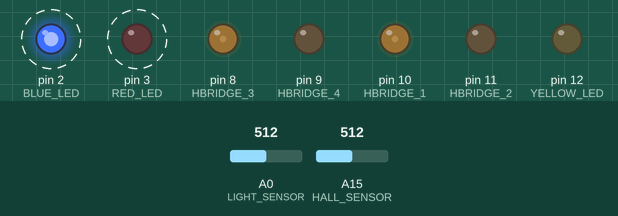
Simulated run of this sketch. Board: Arduino Mega 2560, built with avr-gcc and run on an emulated ATmega2560. On the bench: output pins drawn as LEDs (lit = HIGH). Dashed ring = blinking. The test bench sets the inputs (shaded band); at power-on: A15 (HALL_SENSOR) = 512, A0 (LIGHT_SENSOR) = 512. What the sketch prints to the serial monitor is not drawn.

Above: at 1.5 s.
1.6 s: A15 (HALL_SENSOR) set to 215
4.6 s: A15 (HALL_SENSOR) set to 191
At 4.87 s:
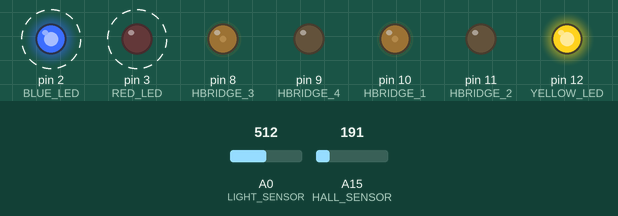
7.6 s: A15 (HALL_SENSOR) set to 210
At 8.21 s:
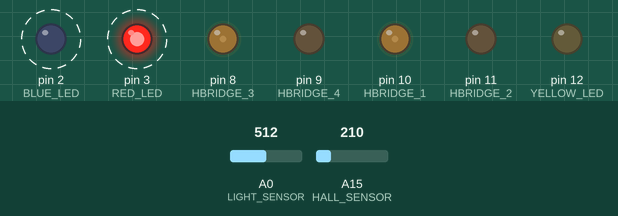
10.6 s: A15 (HALL_SENSOR) set to 190
At 11.21 s:
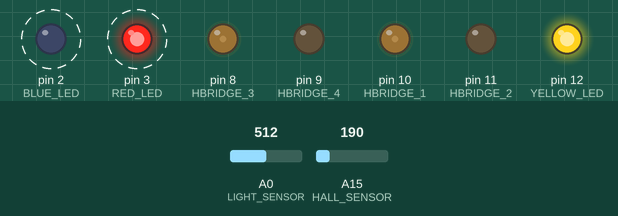
Timing chart, 0 to 14.6 s (numbered marks = the images above; inputs shaded):
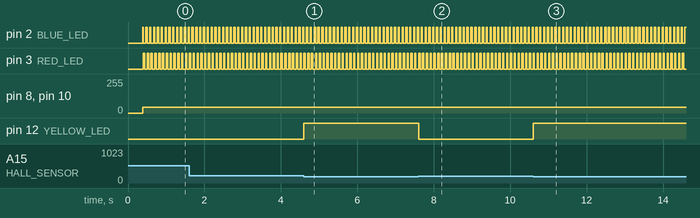

Measured:
- the behaviour switches between 200 and 199 on A15 (HALL_SENSOR) (found by bisection; images 0 and 1)
- after the input at 4.6 s, pin 12 (YELLOW_LED): LOW → HIGH at once
- after the input at 7.6 s, pin 12 (YELLOW_LED): HIGH → LOW at once
- after the input at 10.6 s, pin 12 (YELLOW_LED): LOW → HIGH at once
- by itself, pin 2 (BLUE_LED), pin 3 (RED_LED): alternates HIGH for 0.03 s and LOW for 0.07 s

The sketch:

Hall_sesnor_test.ino
```cpp
int speedOutput = 64;

const int HBRIDGE_1 = 10;
const int HBRIDGE_2 = 11;
const int HBRIDGE_3 = 8;
const int HBRIDGE_4 = 9;

const int BLUE_LED = 2;
const int RED_LED = 3;
const int YELLOW_LED = 12;
const int LIGHT_SENSOR = A0;
const int HALL_SENSOR = A15;

// Colors!
const int RED = 1;
const int BLUE = 2;
const int YELLOW = 3;
const int BLACK = 4;

void setup() {
  speedOutput = 0;
  // put your setup code here, to run once:
  pinMode(HBRIDGE_1, OUTPUT);
  pinMode(HBRIDGE_2, OUTPUT);
  pinMode(HBRIDGE_3, OUTPUT);
  pinMode(HBRIDGE_4, OUTPUT);
  pinMode(BLUE_LED, OUTPUT);
  pinMode(RED_LED, OUTPUT);
  pinMode(YELLOW_LED, OUTPUT);
  pinMode(HALL_SENSOR, INPUT); //Analog

  Serial.begin(9600);
  Serial.setTimeout(25);
  for(int i = 0; i < 5; i++)  Serial.println("CHANGE NEWLINE TO NO LINE ENDING IN DROP-DOWN MENU AT BOTTOM OF WINDOW");
  Serial.println("Enter number between -255 and 255 in input box above to set motor speed");
}

const int STOP_AT_BLUE_LINE = 1; // Design Phase 3A, bulletpoint 2
const int ARC_LEFT_TURN = 2; // Design Phase 3A, bulletpoint 4
const int DIFF_COLOR = 3; //design Phase 3A, bulletpoint 5
int state = STOP_AT_BLUE_LINE;
int magfield = 0;
void loop() {
  /*
  if (Serial.available() > 0) {
    String str = Serial.readString();
    speedOutput = str.toInt();
    if (speedOutput > 255) speedOutput = 255;
    if (speedOutput < -255) speedOutput = -255;

    String msg = "New Speed: ";
    Serial.println(msg + speedOutput);
  }
  */
  int detected_color = light_sensor_loop();
  Serial.println(detected_color);

  magfield = analogRead(HALL_SENSOR);

  if (magfield < 200) {
    digitalWrite(YELLOW_LED, HIGH);
  }else {
    digitalWrite(YELLOW_LED, LOW);
  }

  if (state == STOP_AT_BLUE_LINE) {
    // Drive straight until you hit blue
    Serial.println(detected_color);
    if (detected_color != BLUE){
      drive_loop(45, 45);
    }
    else {
      drive_loop(0, 0);
    }
  }

  if (state == ARC_LEFT_TURN) {
    if (detected_color == BLUE) {
      drive_loop(0, 45); // turn left
    }
    else {
      drive_loop(35, 35);
    }
  }

  if (state == DIFF_COLOR) {
    if (detected_color == BLUE) {
      drive_loop(0,45);
    }else if (detected_color == RED) {
      drive_loop(45,0);
    }else if (detected_color == YELLOW){
      drive_loop(0,0);
    } else {
      drive_loop(45,45);
    }
  }
}

void drive_loop(int leftOutput, int rightOutput){
  if (leftOutput >= 0) {
    // Left Wheel
    digitalWrite(HBRIDGE_2, LOW);
    analogWrite(HBRIDGE_1, leftOutput);
  }
  else {
    // Left Wheel
    digitalWrite(HBRIDGE_1, LOW);
    analogWrite(HBRIDGE_2, abs(leftOutput));
  }

  if (rightOutput >= 0) {
    // Right Wheel
    digitalWrite(HBRIDGE_4, LOW);
    analogWrite(HBRIDGE_3, rightOutput);
  }
  else {
    // Right Wheel
    digitalWrite(HBRIDGE_3, LOW);
    analogWrite(HBRIDGE_4, abs(rightOutput));
  }
}

int last_red_value = 0;
int last_blue_value = 0;

int light_sensor_loop(){
    int sequence = millis() % 100;

  //flash red LED for 33ms
  if (sequence < 33) {
    digitalWrite(BLUE_LED, LOW);
    digitalWrite(RED_LED, HIGH);
    last_red_value = analogRead(LIGHT_SENSOR);
  }
  else if (sequence > 67) { // Flash blue LED for 33ms
    digitalWrite(BLUE_LED, HIGH);
    digitalWrite(RED_LED, LOW);
    last_blue_value = analogRead(LIGHT_SENSOR);
  }
  else {
    digitalWrite(BLUE_LED, LOW);
    digitalWrite(RED_LED, LOW);
  }

  bool red = last_red_value < 840; // These values were determined through measurement.  Sean's notebook has the details
  bool blue = last_blue_value < 720;

  if (red && blue) {
    return YELLOW;
  }
  else if (red && !blue) {
    return RED;
  }
  else if (!red && blue) {
    return BLUE;
  }
  else {
    return BLACK;
  }
}
```
